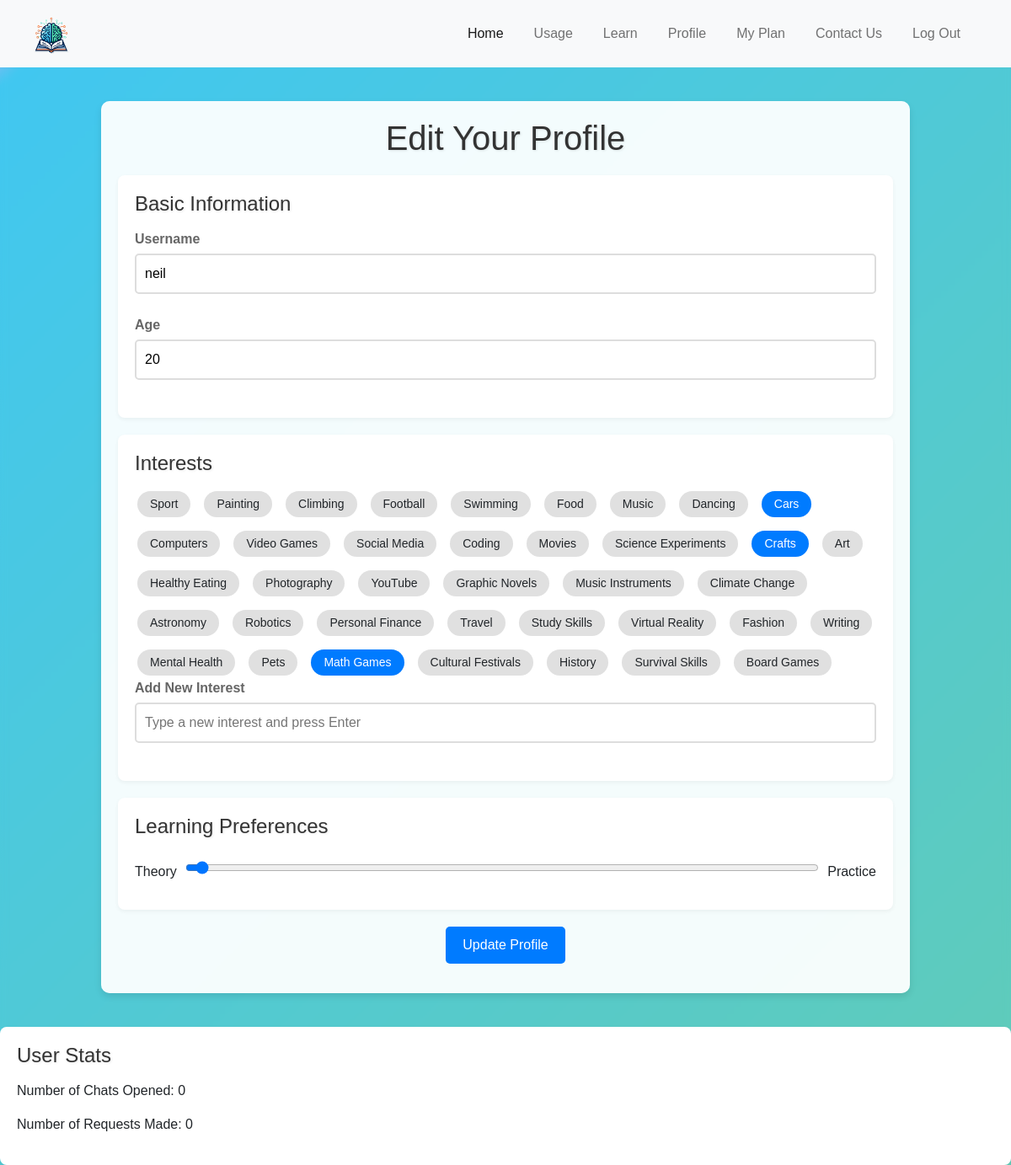
Screenshot of /profile (signed in) with the database file from the repository.
### tables this page shows
CREATE TABLE users (
    id INTEGER PRIMARY KEY AUTOINCREMENT,
    username TEXT NOT NULL UNIQUE,
    password TEXT NOT NULL
, age INTEGER, learning_preference INTEGER, likes TEXT, chats_opened INTEGER DEFAULT 0, requests_made INTEGER DEFAULT 0);

### app.py (the view)
@app.route("/profile", methods=["GET", "POST"])
@login_required
def profile():
    conn = get_db_connection("users.db")
    cursor = conn.cursor()
    if request.method == "POST":
        username = request.form['username']
        age = request.form['age']
        likes = ','.join(request.form.getlist('likes'))
        learning_preference = request.form['learning_preference']
        new_interest = request.form.get('new_interest')
        if new_interest:
            likes += f",{new_interest}"
        try:
            cursor.execute("UPDATE users SET username = ?, age = ?, likes = ?, learning_preference = ? WHERE id = ?",
                           (username, age, likes, learning_preference, session['user_id']))
            conn.commit()
            flash("Profile updated successfully", "info")
        finally:
            conn.close()
        return redirect(url_for('learn_mathematics'))
    else:
        cursor.execute("SELECT * FROM users WHERE id = ?", (session['user_id'],))
        user = dict(cursor.fetchone())
        user['likes'] = user['likes'].split(',') if user['likes'] else []
        conn.close()
        return render_template("profile.html", user=user)

### app.py (called while the page is built)
@app.after_request
def after_request(response):
    response.headers["Cache-Control"] = "no-cache, no-store, must-revalidate"
    response.headers["Expires"] = 0
    response.headers["Pragma"] = "no-cache"
    return response

### helpers.py (called while the page is built)
def login_required(f):
    @wraps(f)
    def decorated_function(*args, **kwargs):
        if session.get("user_id") is None:
            return redirect("/login")
        return f(*args, **kwargs)
    return decorated_function

def get_db_connection(db_name):
    conn = sqlite3.connect(db_name)
    conn.row_factory = sqlite3.Row  # to access columns by name
    return conn

### templates/profile.html (shortened to what this page needs)
{% extends "layout.html" %}
{% block content %}
<link rel="stylesheet" href="{{ url_for('static', filename='profile_styles.css') }}">
<div class="profile-container">
    <h1>Edit Your Profile</h1>
    <form method="POST" action="/profile" class="profile-form">
        <div class="form-section">
            <h2>Basic Information</h2>
            <div class="form-group">
                <label for="username">Username</label>
                <input type="text" id="username" name="username" value="{{ user.username }}" required>
            </div>
            <div class="form-group">
                <label for="age">Age</label>
                <input type="number" id="age" name="age" value="{{ user.age }}" required>
            </div>
        </div>
        <div class="form-section">
            <h2>Interests</h2>
            <div class="topics-container" id="topics-container">
                {% for topic in [
                    'Sport', 'Painting', 'Climbing', 'Football', 'Swimming', 'Food', 'Music', 'Dancing',
                    'Cars', 'Computers', 'Video Games', 'Social Media', 'Coding', 'Movies', 'Science Experiments',
                    'Crafts', 'Art', 'Healthy Eating', 'Photography', 'YouTube', 'Graphic Novels',
                    'Music Instruments', 'Climate Change', 'Astronomy', 'Robotics', 'Personal Finance', 'Travel',
                    'Study Skills', 'Virtual Reality', 'Fashion', 'Writing', 'Mental Health', 'Pets', 'Math Games',
                    'Cultural Festivals', 'History', 'Survival Skills', 'Board Games'
                ] %}
                <label class="checkbox-label" for="like_{{ topic }}">{{ topic }}</label>
            </div>
            <div class="form-group">
                <label for="new_interest">Add New Interest</label>
                <input type="text" id="new_interest" name="new_interest" placeholder="Type a new interest and press Enter">
            </div>
        </div>
        <div class="form-section">
            <h2>Learning Preferences</h2>
            <div class="learning-preference">
                <label for="learning_preference">Theory</label>
                <input type="range" id="learning_preference" name="learning_preference" min="0" max="100" value="{{ user.learning_preference }}">
                <label for="learning_preference">Practice</label>
            </div>
        </div>
        <div class="form-group">
            <button type="submit" class="btn-update">Update Profile</button>
        </div>
    </form>
</div>
<div class="form-section">
    <h2>User Stats</h2>
    <p>Number of Chats Opened: {{ user.chats_opened }}</p>
    <p>Number of Requests Made: {{ user.requests_made }}</p>
</div>
{% endblock %}

### templates/layout.html (shortened to what this page needs)
<!DOCTYPE html>
<html lang="en">
    <head>
        <link href="https://cdn.jsdelivr.net/npm/bootstrap@5.1.3/dist/css/bootstrap.min.css" rel="stylesheet">
        <link href="/static/styles.css" rel="stylesheet">
    </head>
    <body>
        <nav class="navbar navbar-expand-lg navbar-light bg-light navbar-darkblue">
            <div class="container-fluid">
                <a class="navbar-brand" href="{{ url_for('index') }}">
                    <img src="{{ url_for('static', filename='images/nobackground.png') }}" alt="OpenMath Logo" style="height: 50px;">
                </a>
                <ul class="navbar-nav d-flex">
                    <li class="nav-item">
                        <a class="nav-link active" aria-current="page" href="{{ url_for('index') }}">Home</a>
                    </li>
                    <li class="nav-item">
                        <a class="nav-link" href="/usage">Usage</a>
                    </li>
                    <li class="nav-item">
                        <a class="nav-link" href="/learn">Learn</a>
                    </li>
                    <li class="nav-item">
                        <a class="nav-link" href="/profile">Profile</a>
                    </li>
                    <li class="nav-item">
                        <a class="nav-link" href="/myplan">My Plan</a>
                    </li>
                    <li class="nav-item">
                        <a class="nav-link" href="/contact">Contact Us</a>
                    </li>
                    {% if session.user_id %}
                    <li class="nav-item">
                        <a class="nav-link" href="/logout">Log Out</a>
                    </li>
                    {% endif %}
                </ul>
            </div>
        </nav>
        {% block content %}{% endblock %}
    </body>
</html>

### static/styles.css (style rules this page uses)
body, html { margin: 0; padding: 0; backdrop-filter: blur(5px); background-size: cover; }
.navbar { background-color: #092e52; padding: 10px 20px; }
.navbar-brand img { height: 40px; }
.navbar-nav { margin-left: auto; }
.navbar-darkblue { background-color: #0056b3; }
.nav-link { color: #007bff; margin-right: 20px; }

### static/profile_styles.css (style rules this page uses)
body { background: linear-gradient(-45deg, #c3d808 0%, #41c7f0 99%, #f0a9f7 100%); background-size: 400% 400%; animation: gradientBackground 15s ease infinite; font-family: 'Arial', sans-serif; margin: 0; padding: 0; }
.profile-container { max-width: 960px; margin: 40px auto; padding: 20px; background: rgba(255, 255, 255, 0.9); box-shadow: 0 4px 8px rgba(0,0,0,0.1); border-radius: 10px; position: relative; overflow: hidden; }
.profile-container::before, .profile-container::after { content: ''; position: absolute; width: 200%; height: 200%; top: -50%; left: -50%; background: rgba(255, 255, 255, 0.2); transform: rotate(45deg); z-index: -1; }
.profile-container h1 { text-align: center; color: #333; margin-bottom: 20px; font-size: 2.5em; text-shadow: 1px 1px 3px rgba(0,0,0,0.1); }
.profile-form { display: grid; grid-template-columns: 1fr; gap: 20px; }
.form-section { background: #fff; padding: 20px; border-radius: 8px; box-shadow: 0 2px 5px rgba(0,0,0,0.05); }
.form-section h2 { color: #333; margin-bottom: 15px; font-size: 1.5em; text-shadow: 1px 1px 3px rgba(0,0,0,0.1); }
.form-group { margin-bottom: 15px; }
.form-group label { display: block; margin-bottom: 5px; font-weight: bold; color: #666; }
input[type="text"], input[type="number"], input[type="range"] { width: 100%; padding: 10px; border: 2px solid #ddd; border-radius: 5px; font-size: 16px; margin-bottom: 10px; }
.checkbox-label { background: #e0e0e0; border-radius: 20px; padding: 5px 15px; cursor: pointer; display: inline-flex; align-items: center; font-size: 14px; transition: background-color 0.3s, color 0.3s; margin: 3px; }
input[type="checkbox"]:checked + .checkbox-label { background: #007bff; color: white; }
.btn-update { background-color: #007bff; border: none; padding: 10px 20px; border-radius: 5px; color: white; cursor: pointer; font-size: 16px; display: block; margin: 0 auto; }
.learning-preference { display: flex; align-items: center; gap: 10px; justify-content: space-between; }
.topics-container { display: flex; flex-wrap: wrap; gap: 10px; }

### rows the page displays
users: username "neil", age "20", learning_preference "0", chats_opened "0", requests_made "0"

### other values shown
{{ topic }} "Sport" "Painting" "Climbing" "Football" "Swimming" "Food" "Music" "Dancing" "Cars" "Computers" "Video Games" "Social Media" "Coding" "Movies" "Science Experiments" "Crafts" "Art" "Healthy Eating" "Photography" "YouTube" "Graphic Novels" "Music Instruments" "Climate Change" "Astronomy" "Robotics" "Personal Finance" "Travel" "Study Skills" "Virtual Reality" "Fashion" "Writing" "Mental Health" "Pets" "Math Games" "Cultural Festivals" "History" "Survival Skills" "Board Games"
